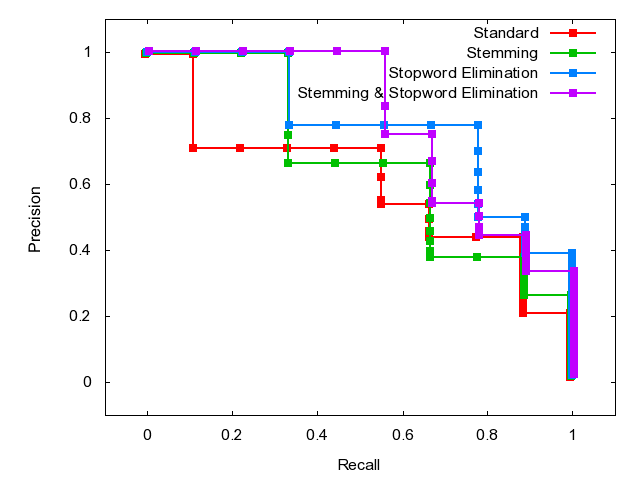

The gnuplot source for this figure:

	set terminal png
	set output 'Q40.png'
	set ylabel 'Precision'
	set xlabel 'Recall'
	set xrange [-0.1:1.1]
	set yrange [-0.1:1.1]
	plot 'Q40.dat' index 0 using 1:2 w linespoints lw 2 pt 5 title 'Standard', \
'Q40.dat' index 1 using 1:2 w linespoints lw 2 pt 5 title 'Stemming', \
'Q40.dat' index 2 using 1:2 w linespoints lw 2 pt 5 title 'Stopword Elimination', \
'Q40.dat' index 3 using 1:2 w linespoints lw 2 pt 5 title 'Stemming & Stopword Elimination'